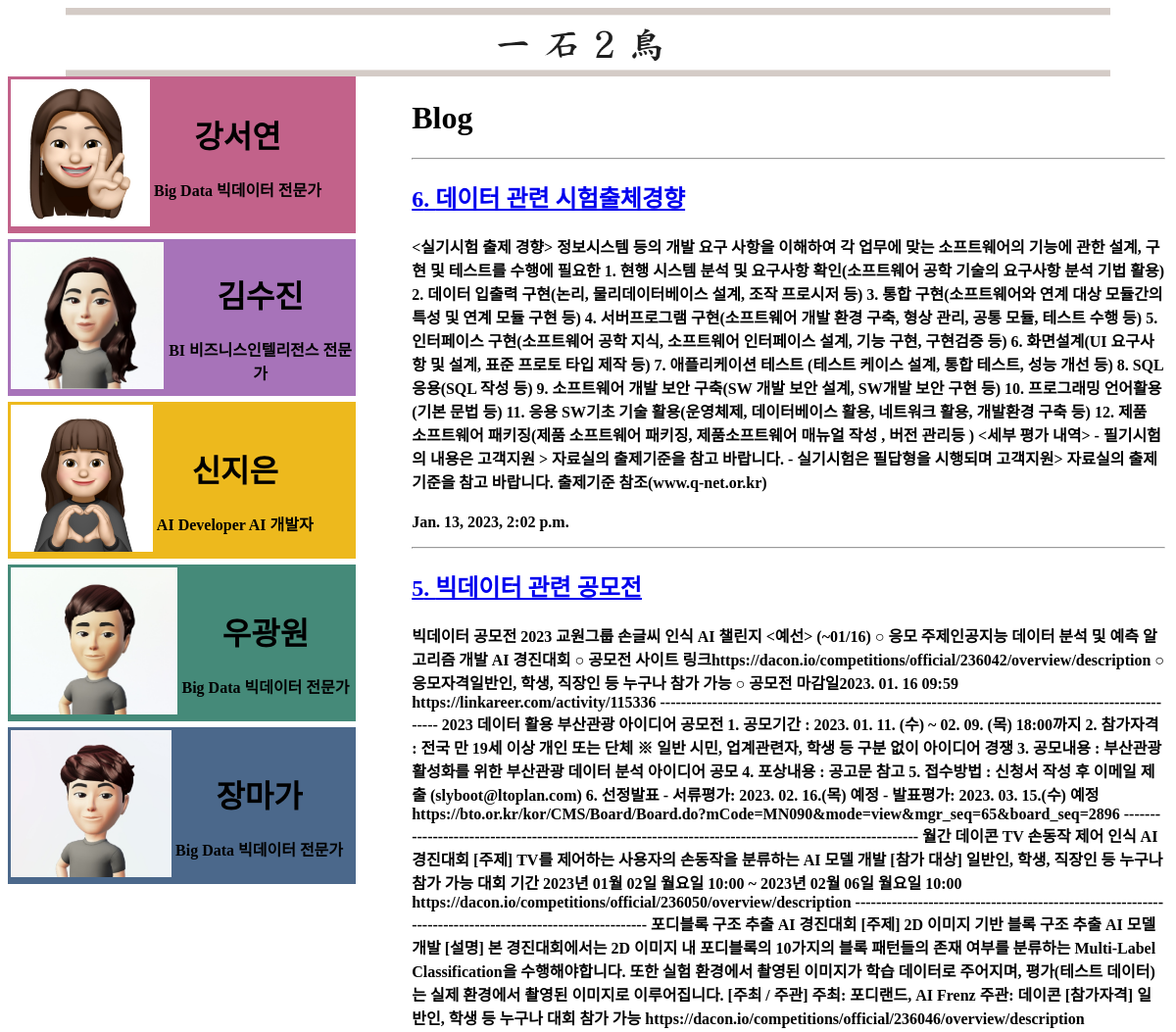
/blog/ (upper part), run on an earlier commit of the app's database.
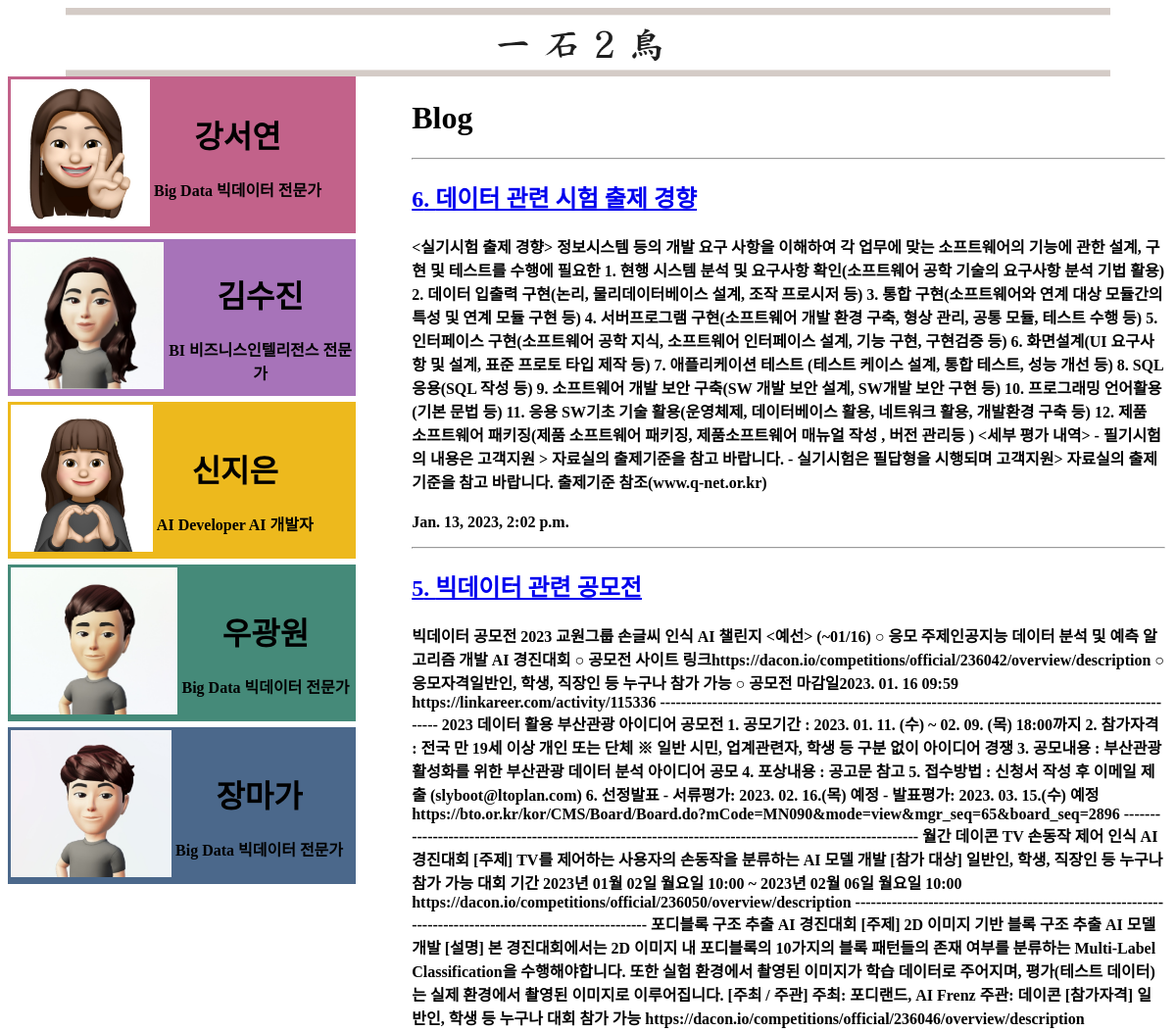
And on a later commit of the database.
### blog/models.py (models this page shows, shortened)
class Post(models.Model):
    title = models.CharField(max_length=30) # 데이터베이스의. 필드(컬럼)
    content = models.TextField()
    created_at = models.DateTimeField(auto_now_add=True)
    updated_at = models.DateTimeField(auto_now=True)
    def get_absolute_url(self):
        return f'/blog/{self.pk}/'

### blog/views.py (the view)
# urls.py: path('', views.index),
def index(request):
    posts = Post.objects.all().order_by('-pk')
    return render(
        request,
    'blog/index.html',
    {
        'posts': posts
    }
    )

### blog/templates/blog/index.html (shortened to what this page needs)
<!DOCTYPE html>
<html>
<head>
</head>
<body>
    <div id="header" >
        <img src="../static/img/main/111.png", width="90%"; height=70px><br>
    </div>
   <div id="profile_background">
      <div id="profile_1">
            <table id="profile_table" border="0", height="160px" ,width="80%" >
                <thead align="center" >
                    <tr>
                        <th>
                            <a href="sy">
                                <img src ="../static/img/main/k.jpg" height="150px">
                            </a>
                        </th>
                        <th>
                        <h1>강서연</h1>
                        Big Data 빅데이터 전문가<br><br>
                    </tr>
                </thead>
            </table>
      </div>
        <div id="line">
        </div>
      <div id="profile_2">
            <table id="profile_table" border="0", height="160px" ,width="80%" >
                <thead align="center" >
                    <tr>
                        <th>
                            <a href="sj">
                        <img src="../static/img/main/sj.jpg" height="150px" >
                        </a>
                        </th>
                        <th>
                        <h1>김수진</h1>
                        BI 비즈니스인텔리전스 전문가
                    </tr>
                </thead>
            </table>
      </div>
        <div id="line">
        </div>
        <div id="profile_3">
            <table id="profile_table" border="0", height="160px" ,width="80%" >
                <thead align="center" >
                    <tr>
                        <th>
                            <a href="je">
                        <img src="../static/img/main/s.jpg" height="150px" >
                    </a>
                        </th>
                        <th>
                        <h1>신지은</h1>
                        AI Developer AI 개발자
                    </tr>
                </thead>
            </table>
      </div>
        <div id="line">
        </div>
        <div id="profile_5">
            <table id="profile_table" border="0", height="160px" ,width="80%" >
                <thead align="center" >
                    <tr>
                        <th>
                            <a href="gw">
                        <img src="../static/img/main/j.jpg" height="150px" >
                    </a>
                        </th>
                        <th>
                        <h1>우광원</h1>
                        Big Data 빅데이터 전문가
                    </tr>
                </thead>
            </table>
      </div>
        <div id="line">
        </div>
        <div id="profile_6">
            <table id="profile_table" border="0", height="160px" ,width="80%" >
                <thead align="center" >
                    <tr>
                        <th>
                            <a href="mg">
                        <img src="../static/img/main/w.jpg" height="150px" >
                    </a>
                        </th>
                        <th>
                        <h1>장마가</h1>
                        Big Data 빅데이터 전문가
                    </tr>
                </thead>
            </table>
      </div>
   </div>
   <div id="bbs_background">
        <table>
            <thead>
                <tr>
                    <th width=50>
                    </th>
                    <th align=left>
                        <h1>Blog</h1>
        {% for p in posts %}
            <hr>
            <h2> <a href="{{ p.get_absolute_url }}">{{p.id}}. {{p.title}}</a></h2>
            <h4>{{p.content}}</h4>
            <p>{{p.created_at}}</p>
        {% endfor %}
                    </th>
            </thead>
   </div>
</body>
</html>

What changed in the data, as far as the page shows it:
changed Post id 6: title "데이터 관련 시험출체경향" → "데이터 관련 시험 출제 경향"
